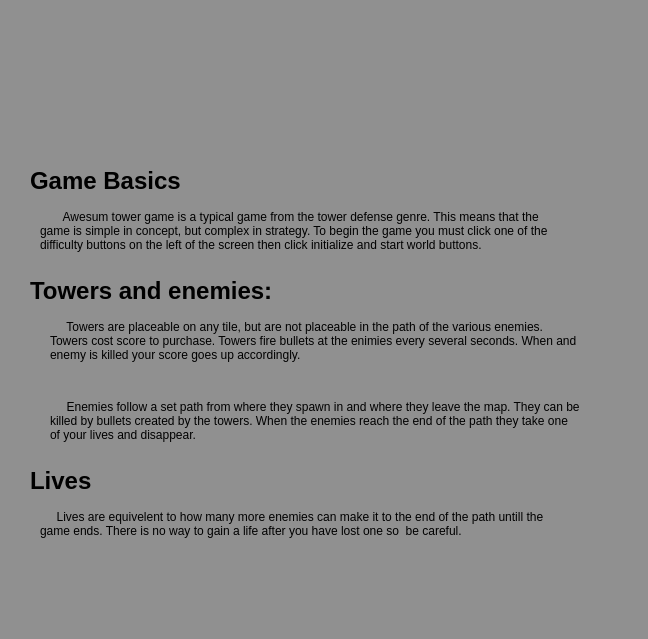
<?xml version="1.0" encoding="UTF-8"?>
<ui version="4.0">
 <class>helpForm</class>
 <widget class="QWidget" name="helpForm">
  <property name="geometry">
   <rect>
    <x>0</x>
    <y>0</y>
    <width>648</width>
    <height>639</height>
   </rect>
  </property>
  <property name="windowTitle">
   <string>Awesum Helper</string>
  </property>
  <property name="styleSheet">
   <string notr="true">background-color:rgb(144, 144, 144)</string>
  </property>
  <widget class="QLabel" name="label">
   <property name="geometry">
    <rect>
     <x>30</x>
     <y>20</y>
     <width>591</width>
     <height>131</height>
    </rect>
   </property>
   <property name="text">
    <string/>
   </property>
   <property name="pixmap">
    <pixmap resource="images/images.qrc">:/helper.png</pixmap>
   </property>
   <property name="scaledContents">
    <bool>true</bool>
   </property>
  </widget>
  <widget class="QLabel" name="label_2">
   <property name="geometry">
    <rect>
     <x>30</x>
     <y>170</y>
     <width>151</width>
     <height>21</height>
    </rect>
   </property>
   <property name="font">
    <font>
     <pointsize>18</pointsize>
     <weight>75</weight>
     <bold>true</bold>
    </font>
   </property>
   <property name="text">
    <string>Game Basics:</string>
   </property>
  </widget>
  <widget class="QLabel" name="label_3">
   <property name="geometry">
    <rect>
     <x>40</x>
     <y>210</y>
     <width>531</width>
     <height>71</height>
    </rect>
   </property>
   <property name="text">
    <string>       Awesum tower game is a typical game from the tower defense genre. This means that the game is simple in concept, but complex in strategy. To begin the game you must click one of the difficulty buttons on the left of the screen then click initialize and start world buttons.</string>
   </property>
   <property name="textFormat">
    <enum>Qt::PlainText</enum>
   </property>
   <property name="alignment">
    <set>Qt::AlignLeading|Qt::AlignLeft|Qt::AlignTop</set>
   </property>
   <property name="wordWrap">
    <bool>true</bool>
   </property>
  </widget>
  <widget class="QLabel" name="label_4">
   <property name="geometry">
    <rect>
     <x>30</x>
     <y>280</y>
     <width>251</width>
     <height>21</height>
    </rect>
   </property>
   <property name="font">
    <font>
     <pointsize>18</pointsize>
     <weight>75</weight>
     <bold>true</bold>
    </font>
   </property>
   <property name="text">
    <string>Towers and enemies:</string>
   </property>
  </widget>
  <widget class="QLabel" name="label_5">
   <property name="geometry">
    <rect>
     <x>50</x>
     <y>320</y>
     <width>531</width>
     <height>71</height>
    </rect>
   </property>
   <property name="text">
    <string>     Towers are placeable on any tile, but are not placeable in the path of the various enemies. Towers cost score to purchase. Towers fire bullets at the enimies every several seconds. When and enemy is killed your score goes up accordingly.</string>
   </property>
   <property name="textFormat">
    <enum>Qt::PlainText</enum>
   </property>
   <property name="alignment">
    <set>Qt::AlignLeading|Qt::AlignLeft|Qt::AlignTop</set>
   </property>
   <property name="wordWrap">
    <bool>true</bool>
   </property>
  </widget>
  <widget class="QLabel" name="label_6">
   <property name="geometry">
    <rect>
     <x>50</x>
     <y>400</y>
     <width>531</width>
     <height>51</height>
    </rect>
   </property>
   <property name="text">
    <string>     Enemies follow a set path from where they spawn in and where they leave the map. They can be killed by bullets created by the towers. When the enemies reach the end of the path they take one of your lives and disappear.</string>
   </property>
   <property name="textFormat">
    <enum>Qt::PlainText</enum>
   </property>
   <property name="alignment">
    <set>Qt::AlignLeading|Qt::AlignLeft|Qt::AlignTop</set>
   </property>
   <property name="wordWrap">
    <bool>true</bool>
   </property>
  </widget>
  <widget class="QLabel" name="label_7">
   <property name="geometry">
    <rect>
     <x>30</x>
     <y>470</y>
     <width>71</width>
     <height>21</height>
    </rect>
   </property>
   <property name="font">
    <font>
     <pointsize>18</pointsize>
     <weight>75</weight>
     <bold>true</bold>
    </font>
   </property>
   <property name="text">
    <string>Lives</string>
   </property>
  </widget>
  <widget class="QLabel" name="label_8">
   <property name="geometry">
    <rect>
     <x>40</x>
     <y>510</y>
     <width>531</width>
     <height>51</height>
    </rect>
   </property>
   <property name="text">
    <string>     Lives are equivelent to how many more enemies can make it to the end of the path untill the game ends. There is no way to gain a life after you have lost one so  be careful.</string>
   </property>
   <property name="textFormat">
    <enum>Qt::PlainText</enum>
   </property>
   <property name="alignment">
    <set>Qt::AlignLeading|Qt::AlignLeft|Qt::AlignTop</set>
   </property>
   <property name="wordWrap">
    <bool>true</bool>
   </property>
  </widget>
 </widget>
 <resources>
  <include location="images/images.qrc"/>
 </resources>
 <connections/>
</ui>
